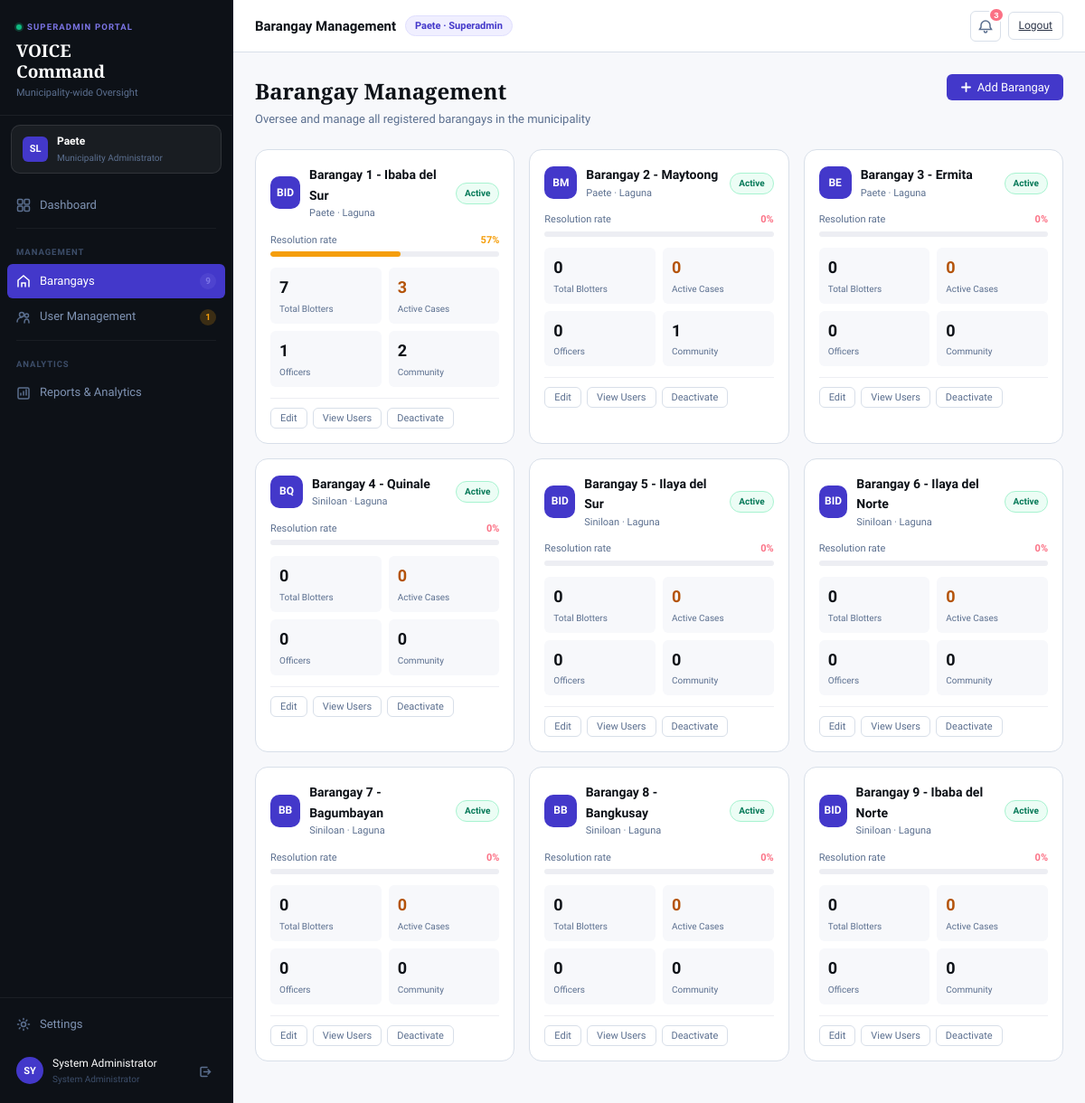
/superadmin-portal/index.php?page=barangays (signed in), run on the app's committed database.
### tables this page shows
CREATE TABLE `barangays` (
  `id` int(10) UNSIGNED NOT NULL,
  `name` varchar(120) NOT NULL,
  `municipality` varchar(120) NOT NULL,
  `province` varchar(120) DEFAULT NULL,
  `psgc_code` varchar(20) DEFAULT NULL,
  `contact_no` varchar(20) DEFAULT NULL,
  `email` varchar(120) DEFAULT NULL,
  `address` text DEFAULT NULL,
  `captain_name` varchar(120) DEFAULT NULL,
  `is_active` tinyint(1) NOT NULL DEFAULT 1,
  `created_at` datetime NOT NULL DEFAULT current_timestamp(),
  `updated_at` datetime NOT NULL DEFAULT current_timestamp() ON UPDATE current_timestamp()
);

### superadmin-portal/pages/barangays.php (the view, shortened to what this page needs)
<?php
$barangays = [];
try {
    $barangays = $pdo->query("
        SELECT b.*,
               COALESCE(u_off.officer_count,    0) AS officer_count,
               COALESCE(u_com.community_count,  0) AS community_count,
               COALESCE(bl.total_blotters,      0) AS total_blotters,
               COALESCE(bl.resolved_blotters,   0) AS resolved_blotters,
               COALESCE(bl.active_blotters,     0) AS active_blotters
        FROM barangays b
        /* Officer count — isolated subquery, no cross-join pollution */
        LEFT JOIN (
            SELECT barangay_id, COUNT(*) AS officer_count
            FROM users WHERE role = 'barangay'
            GROUP BY barangay_id
        ) u_off ON u_off.barangay_id = b.id
        /* Community user count — isolated subquery */
        LEFT JOIN (
            SELECT barangay_id, COUNT(*) AS community_count
            FROM users WHERE role = 'community'
            GROUP BY barangay_id
        ) u_com ON u_com.barangay_id = b.id
        /* Blotter stats — aggregated per barangay_id BEFORE joining
           so user row counts never inflate the blotter figures */
        LEFT JOIN (
            SELECT barangay_id,
                   COUNT(*) AS total_blotters,
                   SUM(CASE WHEN status IN ('resolved','closed','transferred','escalated','dismissed')
                            THEN 1 ELSE 0 END) AS resolved_blotters,
                   SUM(CASE WHEN status NOT IN ('resolved','closed','transferred','escalated','dismissed')
                            THEN 1 ELSE 0 END) AS active_blotters
            FROM blotters
            GROUP BY barangay_id
        ) bl ON bl.barangay_id = b.id
        ORDER BY b.name ASC
    ")->fetchAll();
} catch (PDOException $e) {}
?>
<div class="page-header">
  <div class="page-header-left">
    <h2>Barangay Management</h2>
    <p>Oversee and manage all registered barangays in the municipality</p>
  </div>
  <button class="btn btn-primary" onclick="openModal('modal-add-bgy')">
    <svg width="13" height="13" viewBox="0 0 13 13" fill="none" stroke="currentColor" stroke-width="1.8" stroke-linecap="round"><path d="M6.5 2v9M2 6.5h9"/></svg>
    Add Barangay
  </button>
</div>
<?php if (empty($barangays)): ?>
  <div style="text-align:center;padding:60px;color:var(--ink-300)">No barangays registered yet. Add one to get started.</div>
<?php else: ?>
<div class="g3 mb22">
  <?php foreach ($barangays as $b):
    $total    = (int)$b['total_blotters'];
    $resolved = (int)$b['resolved_blotters'];
    $active   = (int)$b['active_blotters'];
    $rate     = $total > 0 ? round($resolved / $total * 100) : 0;
    $rate     = min($rate, 100);
    $rate_color = $rate >= 70 ? 'var(--emerald-400)' : ($rate >= 40 ? 'var(--amber-400)' : 'var(--rose-400)');
    $initials = '';
    foreach (explode(' ', $b['name']) as $w) if (strlen($w) > 2) $initials .= strtoupper($w[0]);
  ?>
  <div class="bgy-card" onclick="openBgyDetail(<?= $b['id'] ?>)">
    <div class="bgy-card-header">
      <div class="bgy-av"><?= htmlspecialchars(substr($initials, 0, 3)) ?></div>
      <div>
        <div class="bgy-name"><?= htmlspecialchars($b['name']) ?></div>
        <div class="bgy-muni"><?= htmlspecialchars($b['municipality']) ?><?= $b['province'] ? ' · ' . htmlspecialchars($b['province']) : '' ?></div>
      </div>
      <div style="margin-left:auto">
        <span class="chip <?= $b['is_active'] ? 'chip-emerald' : 'chip-slate' ?>" style="font-size:10px">
          <?= $b['is_active'] ? 'Active' : 'Inactive' ?>
        </span>
      </div>
    </div>
    <div style="margin-bottom:12px">
      <div style="display:flex;justify-content:space-between;font-size:11px;color:var(--ink-400);margin-bottom:4px">
        <span>Resolution rate</span>
        <span style="font-weight:600;color:<?= $rate_color ?>"><?= $rate ?>%</span>
      </div>
      <div style="height:6px;background:var(--surface-2);border-radius:10px;overflow:hidden">
        <div style="width:<?= $rate ?>%;height:100%;background:<?= $rate_color ?>;border-radius:10px"></div>
      </div>
    </div>
    <div class="bgy-stats">
      <div class="bgy-stat">
        <div class="bgy-stat-val"><?= $total ?></div>
        <div class="bgy-stat-lbl">Total Blotters</div>
      </div>
      <div class="bgy-stat">
        <div class="bgy-stat-val" style="color:var(--amber-600)"><?= $active ?></div>
        <div class="bgy-stat-lbl">Active Cases</div>
      </div>
      <div class="bgy-stat">
        <div class="bgy-stat-val"><?= (int)$b['officer_count'] ?></div>
        <div class="bgy-stat-lbl">Officers</div>
      </div>
      <div class="bgy-stat">
        <div class="bgy-stat-val"><?= (int)$b['community_count'] ?></div>
        <div class="bgy-stat-lbl">Community</div>
      </div>
    </div>
    <div style="display:flex;gap:6px;margin-top:12px;padding-top:10px;border-top:1px solid var(--surface-2)">
      <button class="act-btn btn-xs" onclick="event.stopPropagation();openEditBgy(
        <?= $b['id'] ?>,
        '<?= htmlspecialchars(addslashes($b['name'])) ?>',
        '<?= htmlspecialchars(addslashes($b['municipality'])) ?>',
        '<?= htmlspecialchars(addslashes($b['province'] ?? '')) ?>',
        '<?= htmlspecialchars(addslashes($b['psgc_code'] ?? '')) ?>',
        '<?= htmlspecialchars(addslashes($b['contact_no'] ?? '')) ?>',
        '<?= htmlspecialchars(addslashes($b['captain_name'] ?? '')) ?>',
        '<?= htmlspecialchars(addslashes($b['email'] ?? '')) ?>',
        <?= (int)$b['is_active'] ?>
      )">Edit</button>
      <button class="act-btn btn-xs" onclick="event.stopPropagation();window.location='?page=users&barangay=<?= $b['id'] ?>'">View Users</button>
      <?php if ($b['is_active']): ?>
        <button class="act-btn danger btn-xs" onclick="event.stopPropagation();toggleBgy(<?= $b['id'] ?>, 0)">Deactivate</button>
      <?php else: ?>
        <button class="act-btn btn-xs" onclick="event.stopPropagation();toggleBgy(<?= $b['id'] ?>, 1)">Activate</button>
      <?php endif; ?>
    </div>
  </div>
  <?php endforeach; ?>
</div>
<?php endif; ?>

### superadmin-portal/css/styles.css (style rules this page uses)
*, *::before, *::after { box-sizing: border-box; margin: 0; padding: 0; }
:root { --ink-900: #0D1117; --ink-800: #161B27; --ink-700: #1E2635; --ink-600: #2A3347; --ink-500: #3D4E6A; --ink-400: #5B6F8F; --ink-300: #8094B4; --ink-200: #B0BDD4; --ink-100: #D8DFE9; --ink-50: #EEF1F6; --indigo-600: #4338CA; --indigo-500: #5B50D6; --indigo-400: #7C75E6; --indigo-200: #BDB9F7; --indigo-100: #E0DFFE; --indigo-50: #F0EFFF; --emerald-600: #047857; --emerald-400: #10B981; --emerald-50: #ECFDF5; --amber-600: #B45309; --amber-400: #F59E0B; --amber-50: #FFFBEB; --rose-600: #BE123C; --rose-400: #FB7185; --rose-50: #FFF1F2; --cyan-600: #0E7490; --cyan-400: #22D3EE; --cyan-50: #ECFEFF; --violet-600: #6D28D9; --violet-400: #A78BFA; --violet-50: #F5F3FF; --white: #FFFFFF; --surface: #F7F8FB; --surface-2: #EDEEF3; --sidebar-w: 258px; --header-h: 58px; --font-body: 'Sora', sans-serif; --font-display: 'Playfair Display', serif; --font-mono: 'JetBrains Mono', monospace; --r-sm: 6px; --r-md: 10px; --r-lg: 14px; --r-xl: 20px; --shadow-sm: 0 1px 4px rgba(13,17,23,0.08); --shadow-md: 0 4px 16px rgba(13,17,23,0.12); --shadow-lg: 0 12px 40px rgba(13,17,23,0.18); }
html, body { height: 100%; font-family: var(--font-body); background: var(--surface); color: var(--ink-900); font-size: 14px; line-height: 1.6; }
.btn { display: inline-flex; align-items: center; gap: 6px; padding: 7px 15px; border-radius: var(--r-sm); font-family: inherit; font-size: 13px; font-weight: 500; cursor: pointer; border: none; transition: all 0.12s; white-space: nowrap; }
.btn-primary { background: var(--indigo-600); color: var(--white); }
.btn-xs { padding: 3px 8px; font-size: 11px; border-radius: 5px; }
.page-header { display: flex; align-items: flex-start; justify-content: space-between; margin-bottom: 22px; gap: 12px; }
.page-header-left h2 { font-family: var(--font-display); font-size: 24px; color: var(--ink-900); font-weight: 700; }
.page-header-left p { font-size: 13px; color: var(--ink-400); margin-top: 2px; }
.g3 { display:grid; grid-template-columns:1fr 1fr 1fr; gap:16px; }
.mb22 { margin-bottom:22px; }
.chip { display:inline-flex; align-items:center; gap:4px; padding:3px 9px; border-radius:20px; font-size:11px; font-weight:600; white-space:nowrap; }
.chip-emerald { background:var(--emerald-50); color:var(--emerald-600); border:1px solid #a7f3d0; }
.act-btn { background:none; border:1px solid var(--ink-100); padding:4px 10px; border-radius:var(--r-sm); font-size:11px; font-weight:500; color:var(--ink-400); cursor:pointer; font-family:inherit; transition:all .12s; }
.bgy-card { background:var(--white); border:1px solid var(--ink-100); border-radius:var(--r-lg); padding:16px; transition:box-shadow .15s; cursor:pointer; }
.bgy-card-header { display:flex; align-items:center; gap:10px; margin-bottom:12px; }
.bgy-av { width:36px; height:36px; border-radius:var(--r-md); background:var(--indigo-600); color:var(--white); display:flex; align-items:center; justify-content:center; font-size:12px; font-weight:700; }
.bgy-name { font-size:14px; font-weight:600; color:var(--ink-900); }
.bgy-muni { font-size:11px; color:var(--ink-400); }
.bgy-stats { display:grid; grid-template-columns:1fr 1fr; gap:8px; }
.bgy-stat { background:var(--surface); border-radius:var(--r-sm); padding:8px 10px; }
.bgy-stat-val { font-size:18px; font-weight:700; color:var(--ink-900); }
.bgy-stat-lbl { font-size:10px; color:var(--ink-400); margin-top:1px; }
svg { display:inline-block; vertical-align:middle; }

### data on the page
barangays: initials "BID", name "Barangay 1 - Ibaba del Sur", municipality "Paete", province "Laguna", is_active "Active", rate "57", total "7", active "3", officer_count "1", community_count "2"
barangays: initials "BM", name "Barangay 2 - Maytoong", municipality "Paete", province "Laguna", is_active "Active", rate "0", total "0", active "0", officer_count "0", community_count "1"
barangays: initials "BE", name "Barangay 3 - Ermita", municipality "Paete", province "Laguna", is_active "Active", rate "0", total "0", active "0", officer_count "0", community_count "0"
barangays: initials "BQ", name "Barangay 4 - Quinale", municipality "Siniloan", province "Laguna", is_active "Active", rate "0", total "0", active "0", officer_count "0", community_count "0"
barangays: initials "BID", name "Barangay 5 - Ilaya del Sur", municipality "Siniloan", province "Laguna", is_active "Active", rate "0", total "0", active "0", officer_count "0", community_count "0"
barangays: initials "BID", name "Barangay 6 - Ilaya del Norte", municipality "Siniloan", province "Laguna", is_active "Active", rate "0", total "0", active "0", officer_count "0", community_count "0"
barangays: initials "BB", name "Barangay 7 - Bagumbayan", municipality "Siniloan", province "Laguna", is_active "Active", rate "0", total "0", active "0", officer_count "0", community_count "0"
barangays: initials "BB", name "Barangay 8 - Bangkusay", municipality "Siniloan", province "Laguna", is_active "Active", rate "0", total "0", active "0", officer_count "0", community_count "0"
barangays: initials "BID", name "Barangay 9 - Ibaba del Norte", municipality "Siniloan", province "Laguna", is_active "Active", rate "0", total "0", active "0", officer_count "0", community_count "0"

### other printed values
$cnt "9"
$pnd "1"
substr($user['name'] ?? 'SA', 0, 2) "SY"
$user['name'] "System Administrator"
$current_title "Barangay Management"
$notif_count "3"
